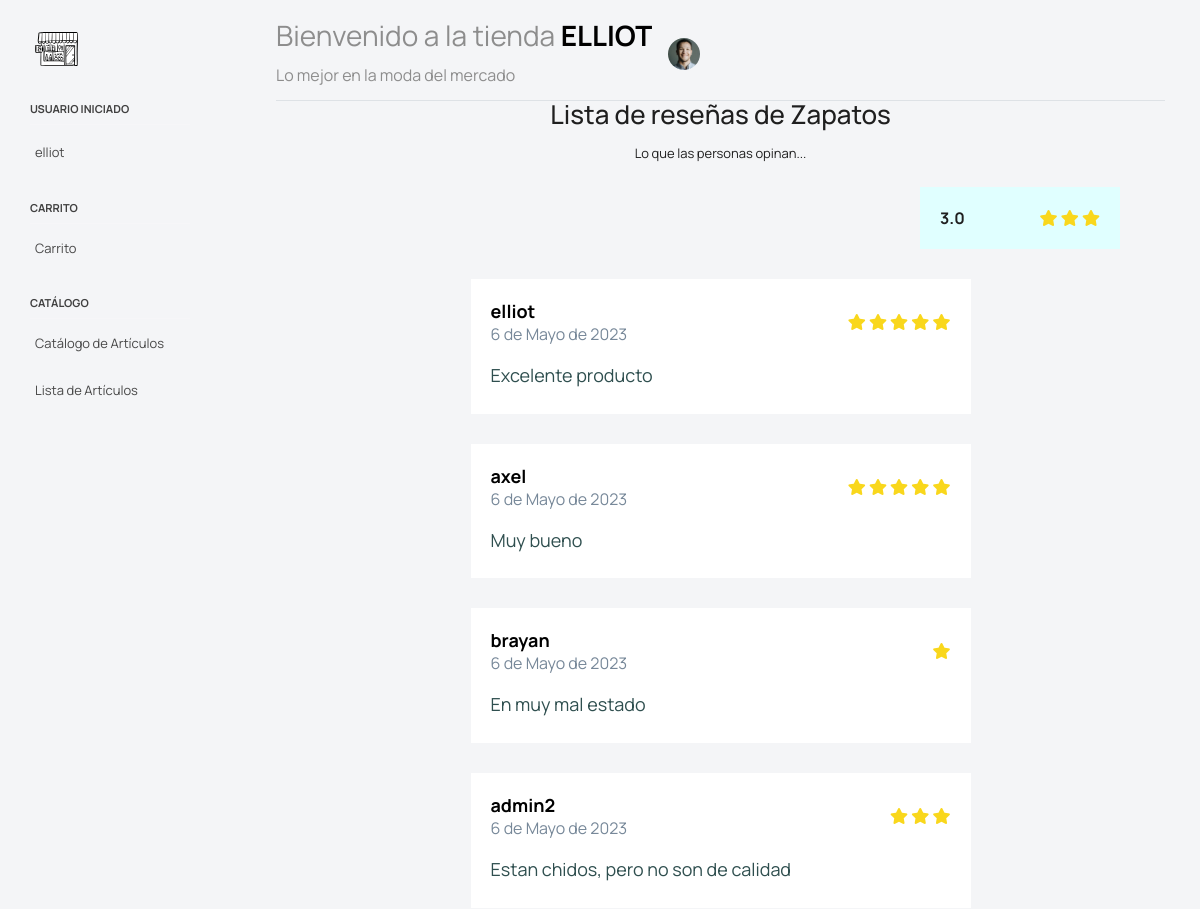
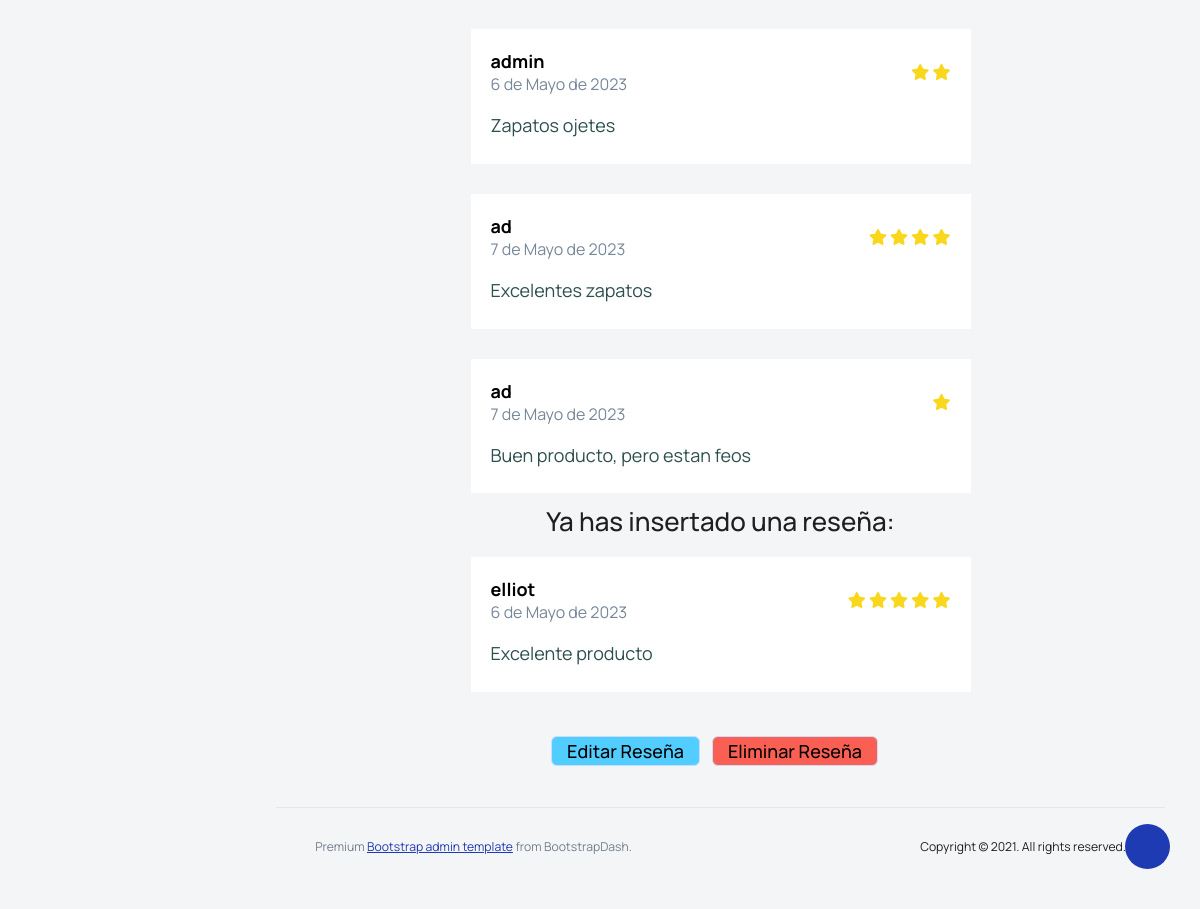
/articulos/resenas/24 (signed in), run on an earlier commit of the app's database (2 pictures, top to bottom).
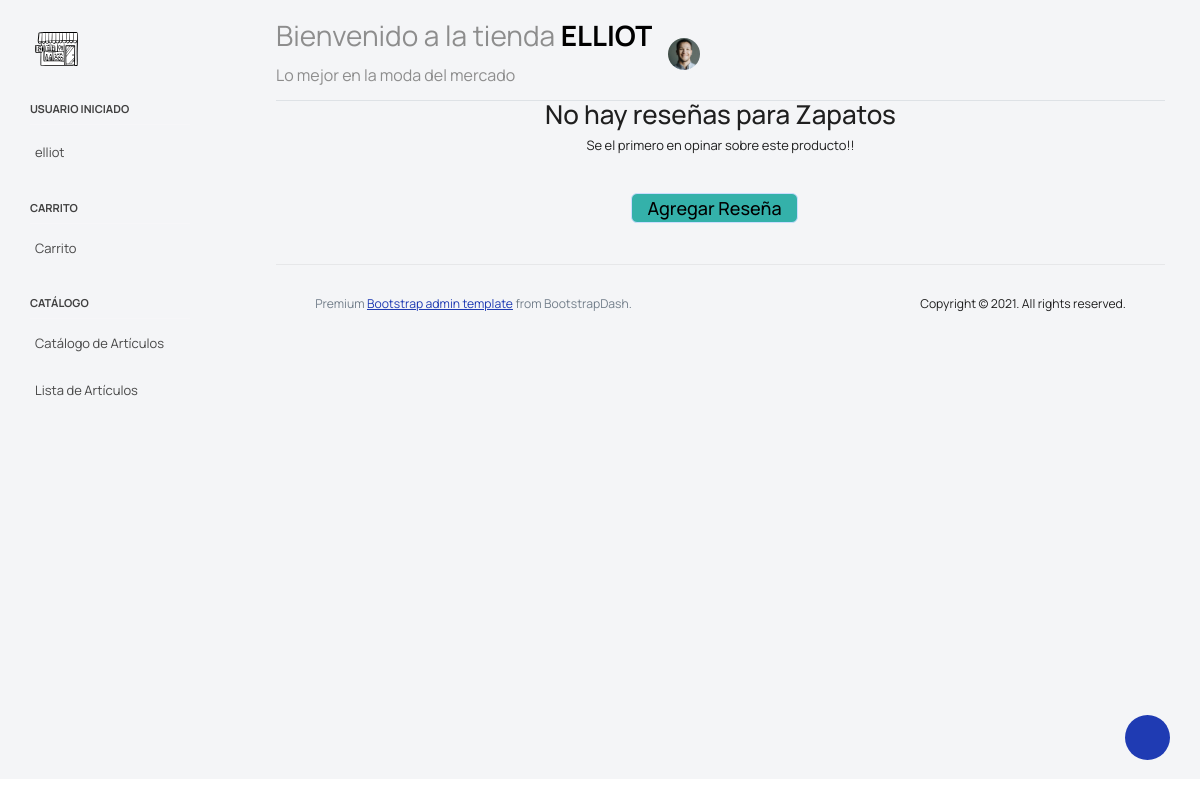
And on a later commit of the database.
### articulos/models.py (models this page shows, shortened)
class Articulo(models.Model):
    id =  models.AutoField(primary_key=True)
    nombre = models.CharField(max_length=100,validators=[RegexValidator('[+-/%]', inverse_match=True)])
    precio = models.DecimalField(max_digits=6, decimal_places=2)
    talla = models.CharField(max_length=8, choices=TALLAS)
    descripcion = models.TextField(max_length=250, blank=True, null=True)
    imagen = models.ImageField('Foto del Artículo', upload_to=directory_path, validators=[image_validator])
    class Meta:
        ordering = ["id"]

class Resena(models.Model):
    descripcion = models.TextField(max_length=500)
    estrellas = models.CharField(max_length=12,choices=ESTRELLAS)
    fecha = models.DateField(auto_now_add=True)
    articulo = models.ForeignKey(Articulo, on_delete=models.CASCADE)
    user = models.ForeignKey(User, on_delete=models.CASCADE)

### articulos/views.py (the view, shortened to what this page needs)
# urls.py: path('resenas/<int:id>', views.VerResenas, name='ver_resenas'),
@login_required
def VerResenas(request, id):
    resenas = Resena.objects.filter(articulo = id)
    articulo = Articulo.objects.get(id=id)
    vacia = False
    if len(resenas) == 0: #Hay reseñas?
        vacia = True
        context = {
            'articulo': articulo,
            'vacia': vacia
        }
    else:
        cont = 0
        suma = 0
        for resena in resenas:
            cont+=1
            suma += int(resena.estrellas)
        promedio = suma/cont
        promedioRedondeado = math.floor(promedio)
        try:
            resena_usuario = resenas.get(user = request.user)
            hayResena = True
        except:
            hayResena = False
        if hayResena:
            context={
                'articulo': articulo,
                'resenas':resenas,
                'hayResena':hayResena,
                'resena_usuario':resena_usuario,
                'promedio': promedio,
                'promedioRedondeado': promedioRedondeado,
                'vacia': vacia
            }
    return render(request, 'ver_resenas.html', context)

### articulos/templates/ver_resenas.html (shortened to what this page needs)
{% extends 'base.html' %}
{% load static %}
{% block contenido %}
    {% if vacia == False %}
    <form action="" method="post" id="form">
        <div class="text-center">
            <h2 class="text-3x1 tracking-tight font-extrabold text-gray-900 sm:text-4x1">
                Lista de reseñas de {{articulo.nombre}}
            </h2>
            <p class="mt-3 max-w-2x1 mx-auto text-1 text-gray-500 sm:mt-4">
                Lo que las personas opinan...
            </p>
        </div>
        <div class="contenedor_general_promedio">
            <div class="contenedor_promedio">
                <div class="contenedor_puntuacion">
                    <strong>{{promedio}}</strong>
                </div>
                <div class="contenedor_estrellas">
                    {% if promedioRedondeado == 1 %}
                        <i class="fas fa-star"></i>
                    {% elif promedioRedondeado == 2 %}
                        <i class="fas fa-star"></i>
                        <i class="fas fa-star"></i>
                    {% elif promedioRedondeado == 3%}
                        <i class="fas fa-star"></i>
                        <i class="fas fa-star"></i>
                        <i class="fas fa-star"></i>
                    {% elif promedioRedondeado == 4%}
                        <i class="fas fa-star"></i>
                        <i class="fas fa-star"></i>
                        <i class="fas fa-star"></i>
                        <i class="fas fa-star"></i>
                    {% else %}
                        <i class="fas fa-star"></i>
                        <i class="fas fa-star"></i>
                        <i class="fas fa-star"></i>
                        <i class="fas fa-star"></i>
                        <i class="fas fa-star"></i>
                    {% endif %}
                </div>
            </div>
        </div>
        <div class="contenedor_general">
            {% for resena in resenas %}
                <div class="contenedor_resena">
                    <div class="cont_sup">
                        <div class="contenedor_nombre_fecha">
                            <strong>{{resena.user}}</strong>
                            <span>{{resena.fecha}}</span>
                        </div>
                        <div class="contenedor_estrellas">
                            {% if resena.estrellas == '1' %}
                                <i class="fas fa-star"></i>
                            {% elif resena.estrellas == '2' %}
                                <i class="fas fa-star"></i>
                                <i class="fas fa-star"></i>
                            {% elif resena.estrellas == '3' %}
                                <i class="fas fa-star"></i>
                                <i class="fas fa-star"></i>
                                <i class="fas fa-star"></i>
                            {% elif resena.estrellas == '4' %}
                                <i class="fas fa-star"></i>
                                <i class="fas fa-star"></i>
                                <i class="fas fa-star"></i>
                                <i class="fas fa-star"></i>
                            {% else %}
                                <i class="fas fa-star"></i>
                                <i class="fas fa-star"></i>
                                <i class="fas fa-star"></i>
                                <i class="fas fa-star"></i>
                                <i class="fas fa-star"></i>
                            {% endif %}
                        </div>
                    </div>
                    <div class="contenedor_descripcion">
                        <p>{{resena.descripcion}}</p>
                    </div>
                </div>
            {% endfor %}
        </div>
        {% if hayResena %}
            <div class="text-center">
                <h2 class="">
                    Ya has insertado una reseña:
                </h2>
            </div>
            <div class="contenedor_general">
                <div class="contenedor_resena">
                    <div class="cont_sup">
                        <div class="contenedor_nombre_fecha">
                            <strong>{{resena_usuario.user}}</strong>
                            <span>{{resena_usuario.fecha}}</span>
                        </div>
                        <div class="contenedor_estrellas">
                            {% if resena_usuario.estrellas == '1' %}
                                <i class="fas fa-star"></i>
                            {% elif resena_usuario.estrellas == '2' %}
                                <i class="fas fa-star"></i>
                                <i class="fas fa-star"></i>
                            {% elif resena_usuario.estrellas == '3' %}
                                <i class="fas fa-star"></i>
                                <i class="fas fa-star"></i>
                                <i class="fas fa-star"></i>
                            {% elif resena_usuario.estrellas == '4' %}
                                <i class="fas fa-star"></i>
                                <i class="fas fa-star"></i>
                                <i class="fas fa-star"></i>
                                <i class="fas fa-star"></i>
                            {% else %}
                                <i class="fas fa-star"></i>
                                <i class="fas fa-star"></i>
                                <i class="fas fa-star"></i>
                                <i class="fas fa-star"></i>
                                <i class="fas fa-star"></i>
                            {% endif %}
                        </div>
                    </div>
                    <div class="contenedor_descripcion">
                        <p>{{resena_usuario.descripcion}}</p>
                    </div>
                </div>
            </div>
            <div class="contenedor_boton_agregar">
                <div>
                    <a class="btn btn-info" style="font-size:large;" href="{% url 'editar_resena' resena_usuario.id %}">Editar Reseña</a>
                </div>
                <div>
                    <a class="btn btn-danger" style="font-size:large;" href="{% url 'eliminar_resena' resena_usuario.id %}">Eliminar Reseña</a>
                </div>
            </div>
        {% else %}
            <div class="contenedor_boton_agregar">
                <a class="btn btn-success" style="font-size:large;" href="{% url 'agregar_resena' articulo.id %}">Agregar Reseña</a>
            </div>
        {% endif %}
    </form>
    {% else %}
        <div class="text-center">
            <h2 class="">
                No hay reseñas para {{articulo.nombre}}
            </h2>
            <p class="">
                Se el primero en opinar sobre este producto!!
            </p>
        </div>
        <div class="contenedor_boton_agregar">
            <div>
                <a class="btn btn-success" style="font-size:large;" href="{% url 'agregar_resena' articulo.id %}">Agregar Reseña</a>
            </div>
        </div>
    {% endif %}
{% endblock contenido %}

### tienda/templates/base.html (shortened to what this page needs)
{% load static %}
<!DOCTYPE html>
<html lang="en">
<head>
  <link rel="stylesheet" href="https://use.fontawesome.com/releases/v5.5.0/css/all.css">
  <link rel="stylesheet" href="{% static 'css/estilos.css' %}">
  <link rel="stylesheet" href="{% static 'css/feather.css' %}">
  <link rel="stylesheet" href="{% static 'css/materialdesignicons.min.css' %}">
  <link rel="stylesheet" href="{% static 'css/themify-icons.css' %}">
  <link rel="stylesheet" href="{% static 'css/typicons.css' %}">
  <link rel="stylesheet" href="{% static 'css/simple-line-icons.css' %}">
  <link rel="stylesheet" href="{% static 'css/vendor.bundle.base.css' %}">
  <link rel="stylesheet" href="{% static 'js/select.dataTables.min.css' %}">
  <link rel="stylesheet" href="{% static 'css/style.css' %}">
</head>
<body>
  <div class="container-scroller">
    <nav class="navbar default-layout col-lg-12 col-12 p-0 fixed-top d-flex align-items-top flex-row">
      <div class="text-center navbar-brand-wrapper d-flex align-items-center justify-content-start">
        <div>
          {% if user and user.cliente %}
              {% if 'usuarios.permiso_cliente' in perms %}
                  <a href="{% url 'home' %}" class="navbar-brand brand-logo" href="">
                    <img src="{% static 'img/tienda_logo.svg' %}" alt="logo" />
                  </a>
              {% endif %}
          {% elif user and user.administrador %}
              {% if 'usuarios.permiso_administrador' in perms %}
                  <a href="{% url 'home' %}" class="navbar-brand brand-logo" href="">
                    <img src="{% static 'img/tienda_logo.svg' %}" alt="logo" />
                  </a>
              {% endif %}
          {% endif %}
        </div>
      </div>
      <div class="navbar-menu-wrapper d-flex align-items-top">
        <ul class="navbar-nav">
          <li class="nav-item font-weight-semibold d-none d-lg-block ms-0">
            <h1 class="welcome-text">Bienvenido a la tienda <span class="text-black fw-bold">{{user|upper}}</span></h1>
            <h3 class="welcome-sub-text"> Lo mejor en la moda del mercado </h3>
          </li>
        </ul>
          <li class="nav-item dropdown d-none d-lg-block user-dropdown">
            <a class="nav-link" id="UserDropdown" href="#" data-bs-toggle="dropdown" aria-expanded="false">
              <img class="img-xs rounded-circle" src="{% static 'img/face8.jpg' %}" alt="Profile image"> </a>
          </li>
      </div>
    </nav>
    <div class="container-fluid page-body-wrapper">
      <div class="theme-setting-wrapper">
        <div id="settings-trigger"><i class="ti-settings"></i></div>
      </div>
      <nav class="sidebar sidebar-offcanvas" id="sidebar">
        <ul class="nav">
          <li class="nav-item nav-category">Usuario Iniciado</li>
          <li class="nav-item">
            <li class="nav-item">
              <a class="nav-link">{{user}}</a>
            </li>
          </li>
          {% if user and user.cliente %}
              {% if 'usuarios.permiso_cliente' in perms %}
                  {% include 'menu_clientes.html' %}
              {% endif %}
          {% elif user and user.administrador %}
              {% if 'usuarios.permiso_administrador' in perms %}
                  {% include 'menu_administradores.html' %}
              {% endif %}
          {% endif %}
      </nav>
      <div class="main-panel">
        <div class="content-wrapper">
          <div class="row">
            <div class="col-sm-12">
              <div class="home-tab">
                <div class="d-sm-flex align-items-center justify-content-between border-bottom">
                </div>
                <div class="container">
                  {% block contenido %}
                  {% endblock contenido %}
                </div>
        <footer class="footer">
          <div class="d-sm-flex justify-content-center justify-content-sm-between">
            <span class="text-muted text-center text-sm-left d-block d-sm-inline-block">Premium <a href="https://www.bootstrapdash.com/" target="_blank">Bootstrap admin template</a> from BootstrapDash.</span>
            <span class="float-none float-sm-right d-block mt-1 mt-sm-0 text-center">Copyright © 2021. All rights reserved.</span>
          </div>
        </footer>
      </div>
    </div>
  </div>
</body>
</html>

### tienda/templates/menu_clientes.html
<li class="nav-item nav-category"> Carrito</li>
<li class="nav-item">
    <a class="nav-link" href="{% url 'ver_carrito' user.cliente.Carrito.id %}"> Carrito </a>
</li>
<li class="nav-item nav-category"> Catálogo</li>
<li class="nav-item">
    <a class="nav-link" href="{% url 'catalogo_articulos' %}">Catálogo de Artículos</a>
</li>
<li class="nav-item">
<a class="nav-link" href="{% url 'lista_articulos' %}">Lista de Artículos</a>
</li>

### static/css/estilos.css (style rules this page uses)
.btn { font-size: 16px; color: white; padding: 7px; border-radius: 3px; }
.contenedor_boton_agregar { display:flex; justify-content: center; align-items: center; flex-wrap:wrap; max-height: 100px; min-height: 100px; }

What changed in the data, as far as the page shows it:
removed Resena: user "elliot", fecha "6 de Mayo de 2023", estrellas "5" (drawn), descripcion "Excelente producto"
removed Resena: user "axel", fecha "6 de Mayo de 2023", estrellas "5" (drawn), descripcion "Muy bueno"
removed Resena: user "brayan", fecha "6 de Mayo de 2023", estrellas "1" (drawn), descripcion "En muy mal estado"
removed Resena: user "admin2", fecha "6 de Mayo de 2023", estrellas "3" (drawn), descripcion "Estan chidos, pero no son de calidad"
removed Resena: user "admin", fecha "6 de Mayo de 2023", estrellas "2" (drawn), descripcion "Zapatos ojetes"
removed Resena: user "ad", fecha "7 de Mayo de 2023", estrellas "4" (drawn), descripcion "Excelentes zapatos"
removed Resena: user "ad", fecha "7 de Mayo de 2023", estrellas "1" (drawn), descripcion "Buen producto, pero estan feos"
Also different on the page:
{{ promedio }}: "3.0" → (not shown)
text no longer shown: "Lista de reseñas de Lo que las personas opinan... Ya has insertado una reseña: Editar Reseña Eliminar Reseña"
text now shown: "No hay reseñas para Se el primero en opinar sobre este producto!! Agregar Reseña"
